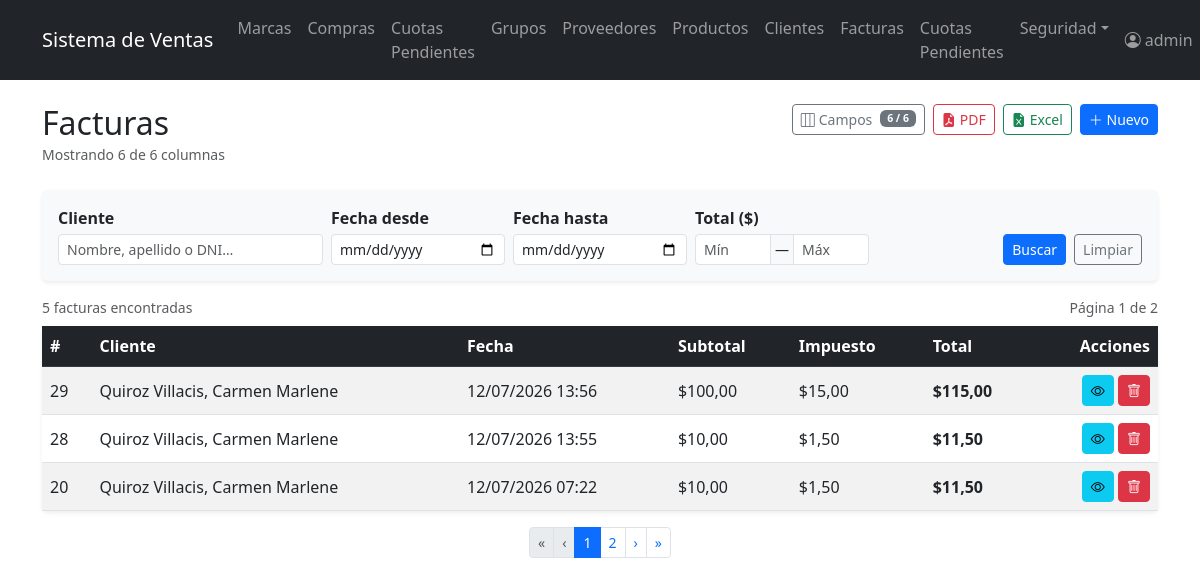
/invoices/ (signed in), run on the app's committed database.
### billing/models.py (models this page shows, shortened)
class Invoice(models.Model):
    customer = models.ForeignKey(Customer, on_delete=models.PROTECT, related_name='invoices', verbose_name='Cliente')
    invoice_date = models.DateTimeField(auto_now_add=True, verbose_name='Datos de Factura')
    subtotal = models.DecimalField(max_digits=12, decimal_places=2, default=0)
    tax = models.DecimalField(max_digits=12, decimal_places=2, default=0, verbose_name='Impuesto')
    total = models.DecimalField(max_digits=12, decimal_places=2, default=0, verbose_name='Total')
    is_active = models.BooleanField(default=True)
    tipo_pago = models.CharField(
        max_length=10,
        choices=[("CONTADO", "CONTADO"), ("CREDITO", "CREDITO")],
        default="CONTADO",
        verbose_name="Tipo de pago",
    )
    saldo = models.DecimalField(max_digits=12, decimal_places=2, default=0)
    estado = models.CharField(
        max_length=15,
        choices=[("PENDIENTE", "PENDIENTE"), ("PAGADA", "PAGADA")],
        default="PENDIENTE",
    )
    class Meta: ordering = ['-invoice_date']

class Customer(models.Model):
    dni = models.CharField(max_length=13, unique=True, verbose_name='DNI/RUC', validators=[validate_cedula_ec])
    first_name = models.CharField(max_length=100, verbose_name='Nombre')
    last_name = models.CharField(max_length=100, verbose_name='Apellido')
    email = models.EmailField(blank=True, null=True)
    phone = models.CharField(max_length=20, blank=True, null=True, verbose_name='Teléfono')
    address = models.TextField(blank=True, null=True, verbose_name='Dirección')
    is_active = models.BooleanField(default=True, verbose_name='Activo')
    created_at = models.DateTimeField(auto_now_add=True)
    updated_at = models.DateTimeField(auto_now=True)
    class Meta:
        ordering = ['last_name', 'first_name']
    def __str__(self): return f'{self.last_name}, {self.first_name}'

### billing/views.py (the view, shortened to what this page needs)
# urls.py: path('invoices/', views.InvoiceListView.as_view(), name='invoice_list'),
class InvoiceListView(ExportMixin, LoginRequiredMixin, PermissionRequiredMixin, ListView):
    model = Invoice
    template_name = 'billing/invoice_list.html'
    context_object_name = 'items'
    paginate_by = 3
    export_filename = 'facturas'
    ALL_COLUMNS = INVOICE_ALL_COLUMNS
    permission_required = 'billing.view_invoice'
    permission_redirect_url = '/'
    def get_queryset(self):
        qs = Invoice.objects.select_related('customer').order_by('-invoice_date')
        form = InvoiceSearchForm(self.request.GET)
        if form.is_valid():
            if form.cleaned_data.get('date_from'):
                qs = qs.filter(invoice_date__date__gte=form.cleaned_data['date_from'])
            if form.cleaned_data.get('date_to'):
                qs = qs.filter(invoice_date__date__lte=form.cleaned_data['date_to'])
            if form.cleaned_data.get('total_min') is not None:
                qs = qs.filter(total__gte=form.cleaned_data['total_min'])
            if form.cleaned_data.get('total_max') is not None:
                qs = qs.filter(total__lte=form.cleaned_data['total_max'])
        return qs
    def get_context_data(self, **kwargs):
        ctx = super().get_context_data(**kwargs)
        ctx['search_form'] = InvoiceSearchForm(self.request.GET)
        ctx['all_columns'] = self.ALL_COLUMNS
        ctx['all_col_keys_json'] = json.dumps([c['key'] for c in self.ALL_COLUMNS])
        ctx['default_col_keys_json'] = json.dumps(
            [c['key'] for c in self.ALL_COLUMNS if c.get('default', True)]
        )
        return ctx

### billing/forms.py
class InvoiceSearchForm(forms.Form):
    customer = forms.CharField(
        required=False, label='Cliente',
        widget=forms.TextInput(attrs={**_sm_text, 'placeholder': 'Nombre, apellido o DNI…'})
    )
    date_from = forms.DateField(
        required=False, label='Fecha desde',
        widget=forms.DateInput(attrs={**_sm_text, 'type': 'date'})
    )
    date_to = forms.DateField(
        required=False, label='Fecha hasta',
        widget=forms.DateInput(attrs={**_sm_text, 'type': 'date'})
    )
    total_min = forms.DecimalField(
        required=False, label='Total mín',
        widget=forms.NumberInput(attrs={**_sm_number, 'placeholder': 'Mín', 'step': '0.01'})
    )
    total_max = forms.DecimalField(
        required=False, label='Total máx',
        widget=forms.NumberInput(attrs={**_sm_number, 'placeholder': 'Máx', 'step': '0.01'})
    )

### billing/mixins.py (called while the page is built)
    def get(self, request, *args, **kwargs):
        fmt = request.GET.get('export')
        if fmt == 'pdf':
            return self.export_pdf(self.get_queryset())
        if fmt == 'excel':
            return self.export_excel(self.get_queryset())
        return super().get(request, *args, **kwargs)

    def get_context_data(self, **kwargs):
        ctx = super().get_context_data(**kwargs)
        params = self.request.GET.copy()
        params.pop('page', None)
        params.pop('export', None)
        ctx['query_params'] = params.urlencode()
        return ctx

### security/templatetags/security_tags.py (called while the page is built)
@register.filter(name='role_badge_class')
def role_badge_class(role_name):
    return ROLE_BADGE_CLASSES.get(role_name, 'bg-secondary')

@register.filter(name='has_group')
def has_group(user, group_name):
    if not user.is_authenticated:
        return False
    if user.is_superuser:      # el superusuario ve todo
        return True
    return user.groups.filter(name=group_name).exists()

### billing/templates/billing/invoice_list.html (shortened to what this page needs)
{% extends 'billing/base.html' %}
{% block content %}
<div class="d-flex justify-content-between align-items-start mb-4 flex-wrap gap-2">
  <div>
    <h2 class="mb-0">Facturas</h2>
    <small class="text-muted" id="colText">Cargando columnas…</small>
  </div>
  <div class="d-flex gap-2 flex-wrap">
    <button type="button" class="btn btn-outline-secondary btn-sm d-inline-flex align-items-center gap-1"
            data-bs-toggle="modal" data-bs-target="#colModal">
      <i class="bi bi-layout-three-columns"></i> Campos
      <span class="badge bg-secondary ms-1" id="colBadge">…</span>
    </button>
    <a id="btnPdf" href="#" class="btn btn-outline-danger btn-sm d-inline-flex align-items-center gap-1">
      <i class="bi bi-file-earmark-pdf-fill"></i>PDF
    </a>
    <a id="btnExcel" href="#" class="btn btn-outline-success btn-sm d-inline-flex align-items-center gap-1">
      <i class="bi bi-file-earmark-excel-fill"></i>Excel
    </a>
    {% if perms.billing.add_invoice %}
    <a href="{% url 'billing:invoice_create' %}" class="btn btn-primary btn-sm">
      <i class="bi bi-plus-lg"></i> Nuevo
    </a>
    {% endif %}
  </div>
</div>
<form method="get" class="card card-body shadow-sm border-0 mb-3 bg-light">
  <div class="row g-2 align-items-end">
    <div class="col-12 col-md-3">
      <label class="form-label form-label-sm fw-semibold mb-1">{{ search_form.customer.label }}</label>
      {{ search_form.customer }}
    </div>
    <div class="col-6 col-md-2">
      <label class="form-label form-label-sm fw-semibold mb-1">{{ search_form.date_from.label }}</label>
      {{ search_form.date_from }}
    </div>
    <div class="col-6 col-md-2">
      <label class="form-label form-label-sm fw-semibold mb-1">{{ search_form.date_to.label }}</label>
      {{ search_form.date_to }}
    </div>
    <div class="col-6 col-md-2">
      <label class="form-label form-label-sm fw-semibold mb-1">Total ($)</label>
      <div class="input-group input-group-sm">
        {{ search_form.total_min }}
        <span class="input-group-text px-1">—</span>
        {{ search_form.total_max }}
      </div>
    </div>
    <div class="col-12 col-md-auto ms-auto d-flex gap-2">
      <button type="submit" class="btn btn-primary btn-sm">Buscar</button>
      <a href="{% url 'billing:invoice_list' %}" class="btn btn-outline-secondary btn-sm">Limpiar</a>
    </div>
  </div>
</form>
<div class="d-flex justify-content-between align-items-center mb-2">
  <small class="text-muted">
    {% if paginator.count == 1 %}1 factura encontrada{% else %}{{ paginator.count }} facturas encontradas{% endif %}
  </small>
  {% if is_paginated %}<small class="text-muted">Página {{ page_obj.number }} de {{ paginator.num_pages }}</small>{% endif %}
</div>
<div class="card shadow-sm border-0">
  <div class="table-responsive">
    <table class="table table-striped table-hover align-middle mb-0" id="invoiceTable">
      <thead class="table-dark">
        <tr>
          <th data-col="id">#</th>
          <th data-col="customer">Cliente</th>
          <th data-col="invoice_date">Fecha</th>
          <th data-col="subtotal">Subtotal</th>
          <th data-col="tax">Impuesto</th>
          <th data-col="total">Total</th>
          <th class="text-end" style="white-space:nowrap;">Acciones</th>
        </tr>
      </thead>
      <tbody>
        {% for item in items %}
        <tr>
          <td data-col="id">{{ item.id }}</td>
          <td data-col="customer">{{ item.customer }}</td>
          <td data-col="invoice_date">{{ item.invoice_date|date:"d/m/Y H:i" }}</td>
          <td data-col="subtotal">${{ item.subtotal }}</td>
          <td data-col="tax">${{ item.tax }}</td>
          <td data-col="total"><strong>${{ item.total }}</strong></td>
          <td class="text-end text-nowrap">
            <a href="{% url 'billing:invoice_detail' item.pk %}" class="btn btn-sm btn-info" title="Ver" aria-label="Ver">
              <i class="bi bi-eye"></i>
            </a>
            {% if perms.billing.delete_invoice %}
            <a href="{% url 'billing:invoice_delete' item.pk %}" class="btn btn-sm btn-danger" title="Eliminar" aria-label="Eliminar">
              <i class="bi bi-trash"></i>
            </a>
            {% endif %}
          </td>
        </tr>
        {% endfor %}
      </tbody>
    </table>
  </div>
</div>
{% if is_paginated %}
<nav class="mt-3" aria-label="Paginación">
  <ul class="pagination pagination-sm justify-content-center mb-0">
    <li class="page-item {% if not page_obj.has_previous %}disabled{% endif %}">
      <a class="page-link" href="?{{ query_params }}&page=1">&laquo;</a>
    </li>
    <li class="page-item {% if not page_obj.has_previous %}disabled{% endif %}">
      <a class="page-link" href="{% if page_obj.has_previous %}?{{ query_params }}&page={{ page_obj.previous_page_number }}{% endif %}">&lsaquo;</a>
    </li>
    {% for num in paginator.page_range %}
      {% if page_obj.number == num %}
        <li class="page-item active"><span class="page-link">{{ num }}</span></li>
      {% elif num > page_obj.number|add:"-3" and num < page_obj.number|add:"3" %}
        <li class="page-item"><a class="page-link" href="?{{ query_params }}&page={{ num }}">{{ num }}</a></li>
      {% elif num == 1 or num == paginator.num_pages %}
        <li class="page-item"><a class="page-link" href="?{{ query_params }}&page={{ num }}">{{ num }}</a></li>
      {% elif num == page_obj.number|add:"-3" or num == page_obj.number|add:"3" %}
        <li class="page-item disabled"><span class="page-link">…</span></li>
      {% endif %}
    {% endfor %}
    <li class="page-item {% if not page_obj.has_next %}disabled{% endif %}">
      <a class="page-link" href="{% if page_obj.has_next %}?{{ query_params }}&page={{ page_obj.next_page_number }}{% endif %}">&rsaquo;</a>
    </li>
    <li class="page-item {% if not page_obj.has_next %}disabled{% endif %}">
      <a class="page-link" href="?{{ query_params }}&page={{ paginator.num_pages }}">&raquo;</a>
    </li>
  </ul>
</nav>
{% endif %}
{% endblock %}

### billing/templates/billing/base.html (shortened to what this page needs)
{% load security_tags %}
<!DOCTYPE html>
<html lang="es">
<head>
  <link href="https://cdn.jsdelivr.net/npm/bootstrap@5.3.0/dist/css/bootstrap.min.css" rel="stylesheet">
  <link href="https://cdn.jsdelivr.net/npm/bootstrap-icons@1.11.3/font/bootstrap-icons.min.css" rel="stylesheet">
</head>
<body>
<nav class="navbar navbar-expand-lg navbar-dark bg-dark">
  <div class="container">
    <a class="navbar-brand" href="{% url 'billing:home' %}">Sistema de Ventas</a>
    <div class="collapse navbar-collapse" id="nav">
      <ul class="navbar-nav me-auto">
        {% if user.is_authenticated %}
        {% if perms.billing.view_brand %}
        <li class="nav-item"><a class="nav-link" href="{% url 'billing:brand_list' %}">Marcas</a></li>
        {% endif %}
        {% if perms.purchasing.view_purchase %}
        <li class="nav-item"><a class="nav-link" href="{% url 'purchasing:purchase_list' %}">Compras</a></li>
        <li class="nav-item"><a class="nav-link" href="{% url 'creditos_compras:cuotas_pendientes' %}">Cuotas Pendientes</a></li>
        {% endif %}
        {% if perms.billing.view_productgroup %}
        <li class="nav-item"><a class="nav-link" href="{% url 'billing:productgroup_list' %}">Grupos</a></li>
        {% endif %}
        {% if perms.billing.view_supplier %}
        <li class="nav-item"><a class="nav-link" href="{% url 'billing:supplier_list' %}">Proveedores</a></li>
        {% endif %}
        {% if perms.billing.view_product %}
        <li class="nav-item"><a class="nav-link" href="{% url 'billing:product_list' %}">Productos</a></li>
        {% endif %}
        {% if perms.billing.view_customer %}
        <li class="nav-item"><a class="nav-link" href="{% url 'billing:customer_list' %}">Clientes</a></li>
        {% endif %}
        {% if perms.billing.view_invoice %}
        <li class="nav-item"><a class="nav-link" href="{% url 'billing:invoice_list' %}">Facturas</a></li>
        <li class="nav-item"><a class="nav-link" href="{% url 'creditos_ventas:cuotas_pendientes' %}">Cuotas Pendientes</a></li>
        {% endif %}
        {% if user|has_group:'Administrador' %}
        <li class="nav-item dropdown">
          <a class="nav-link dropdown-toggle" href="#" data-bs-toggle="dropdown">Seguridad</a>
        </li>
        {% endif %}
        {% endif %}
      </ul>
      <ul class="navbar-nav">
        {% if user.is_authenticated %}
        {% with role=user.groups.first %}
        <li class="nav-item dropdown">
          <a class="nav-link dropdown-toggle" href="#" data-bs-toggle="dropdown">
            <i class="bi bi-person-circle me-1"></i>{{ user.username }}
          </a>
        </li>
        {% endwith %}
        {% else %}
        <li class="nav-item">
          <a class="nav-link" href="{% url 'security:login' %}">Login</a>
        </li>
        {% endif %}
      </ul>
    </div>
  </div>
</nav>
<div class="container mt-4">
  {% block content %}
  {% endblock %}
</div>
</body>
</html>

### data on the page
Invoice: id "29", customer "Quiroz Villacis, Carmen Marlene", invoice_date "12/07/2026 13:56", subtotal "100,00", tax "15,00", total "115,00"
Invoice: id "28", customer "Quiroz Villacis, Carmen Marlene", invoice_date "12/07/2026 13:55", subtotal "10,00", tax "1,50", total "11,50"
Invoice: id "20", customer "Quiroz Villacis, Carmen Marlene", invoice_date "12/07/2026 07:22", subtotal "10,00", tax "1,50", total "11,50"

### other printed values
{{ user.username }} "admin"
{{ search_form.customer.label }} "Cliente"
{{ search_form.date_from.label }} "Fecha desde"
{{ search_form.date_to.label }} "Fecha hasta"
{{ paginator.count }} "5"
{{ page_obj.number }} "1"
{{ paginator.num_pages }} "2"
{{ num }} "1"
{{ num }} "2"
